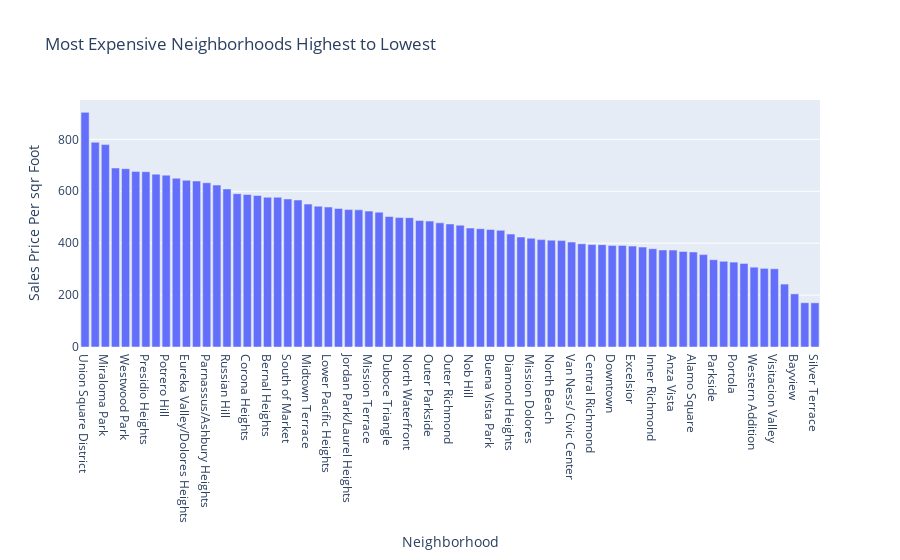

Source (notebook cell):
### Code cell
# Plotting the data from the top 10 expensive neighborhoods

bar_plot = px.bar(
    top10_neighborhoods, x="Neighborhood", y="Sales Price Per sqr Foot", title="Most Expensive Neighborhoods Highest to Lowest"
)
bar_plot

### Figure 1 — Plotly figure (JSON) as saved in the notebook; plotly's stock layout.template omitted (floating-point values rounded to 4 significant figures)
{"data": [{"alignmentgroup": "True", "hovertemplate": "Neighborhood=%{x}<br>Sales Price Per sqr Foot=%{y}<extra></extra>", "legendgroup": "", "marker": {"color": "#636efa"}, "name": "", "offsetgroup": "", "orientation": "v", "showlegend": false, "textposition": "auto", "type": "bar", "x": ["Union Square District", "Merced Heights", "Miraloma Park", "Pacific Heights", "Westwood Park", "Telegraph Hill", "Presidio Heights", "Cow Hollow", "Potrero Hill", "South Beach", "Eureka Valley/Dolores Heights", "Golden Gate Heights", "Parnassus/Ashbury Heights", "Glen Park", "Russian Hill", "Bayview Heights", "Corona Heights", "Marina", "Bernal Heights ", "Yerba Buena", "South of Market", "Mission Bay", "Midtown Terrace", "Noe Valley", "Lower Pacific Heights", "Westwood Highlands", "Jordan Park/Laurel Heights", "Sunnyside", "Mission Terrace", "Inner Parkside", "Duboce Triangle", "West Portal", "North Waterfront", "Clarendon Heights", "Outer Parkside", "Lone Mountain", "Outer Richmond ", "Twin Peaks", "Nob Hill", "Financial District South", "Buena Vista Park", "Haight Ashbury", "Diamond Heights", "Central Sunset", "Mission Dolores", "Inner Sunset", "North Beach", "Lake --The Presidio", "Van Ness/ Civic Center", "Inner Mission", "Central Richmond", "Outer Sunset", "Downtown ", "Financial District North", "Excelsior", "Ingleside Heights", "Inner Richmond", "Park North", "Anza Vista", "Ingleside ", "Alamo Square", "Hayes Valley", "Parkside", "Oceanview", "Portola", "Forest Knolls", "Western Addition", "Croker Amazon", "Visitacion Valley", "Outer Mission", "Bayview", "Hunters Point", "Silver Terrace"], "xaxis": "x", "y": [904.0, 788.8, 779.8, 689.6, 687.1, 676.5, 675.4, 666.0, 662.0, 650.1, 642.2, 639.4, 632.7, 623.8, 609.0, 590.8, 587.5, 583.7, 576.7, 576.7, 570.3, 566.2, 550.5, 542.4, 539.2, 533.7, 529.4, 528.3, 523.5, 519.4, 502.6, 498.5, 498.3, 487.2, 485.0, 478.2, 473.9, 469.4, 458.2, 455.8, 452.7, 449.5, 435.0, 423.7, 418.9, 413.7, 411.6, 410.0, 404.2, 397.7, 394.4, 394.2, 391.4, 391.4, 388.8, 384.8, 378.6, 373.7, 373.4, 367.9, 366.0, 355.9, 336.2, 330.1, 327.1, 321.8, 307.6, 303.0, 301.5, 242.4, 204.6, 170.6, 170.3], "yaxis": "y"}], "layout": {"barmode": "relative", "legend": {"tracegroupgap": 0}, "title": {"text": "Most Expensive Neighborhoods Highest to Lowest"}, "xaxis": {"anchor": "y", "domain": [0, 1], "title": {"text": "Neighborhood"}}, "yaxis": {"anchor": "x", "domain": [0, 1], "title": {"text": "Sales Price Per sqr Foot"}}}}
